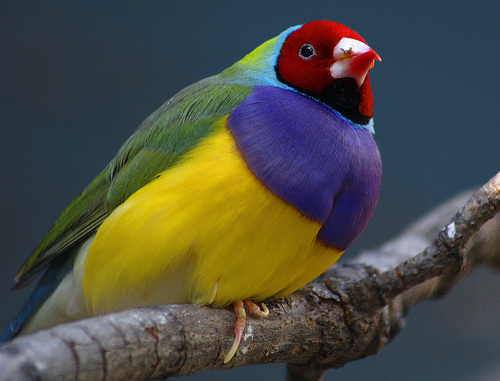
#> input picture Python/bird_small.jpg, 500 x 381 px
$ python MP05_RGBHistogram.py
#> lines starting #> are read from the running program, lines starting #| are printed output that depends on the picture
import cv2 as cv
import numpy as np
from PIL import Image
import matplotlib.pylab as plt

img = cv.imread('bird_small.jpg', cv.IMREAD_COLOR)
#> img is the input picture: shape (381, 500, 3); mean B, G, R 67, 76.7, 76
imgPIL = Image.open('bird_small.jpg')
RedImg = Image.new(imgPIL.mode, imgPIL.size)
#> RedImg: PIL image 500x381 RGB; every value is 0
BlueImg = Image.new(imgPIL.mode, imgPIL.size)
GreenImg = Image.new(imgPIL.mode, imgPIL.size)

class imageSize:
    height, width, _ = img.shape


for x in range(imageSize.width):
    for y in range(imageSize.height):
        R, G, B = imgPIL.getpixel((x, y))
        RedImg.putpixel((x, y), (R, R, R))
        BlueImg.putpixel((x, y), (B, B, B))
        GreenImg.putpixel((x, y), (G, G, G))
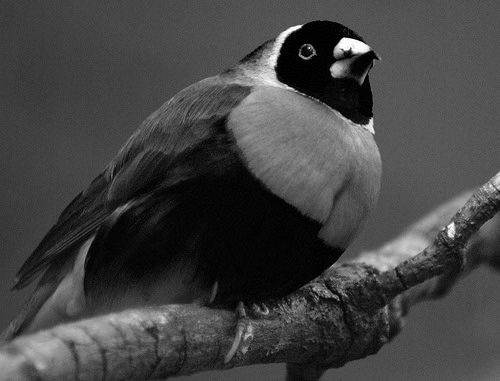
#> BlueImg: PIL image 500x381 RGB; min 0, max 255, mean 67
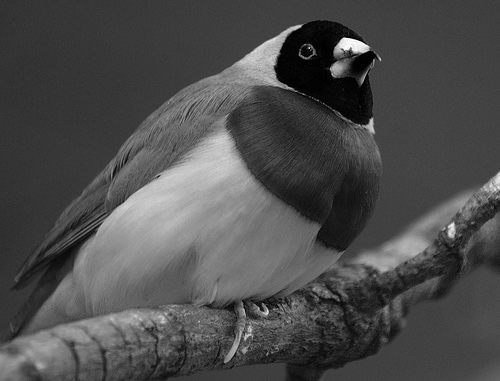
#> GreenImg: PIL image 500x381 RGB; min 0, max 255, mean 76.7
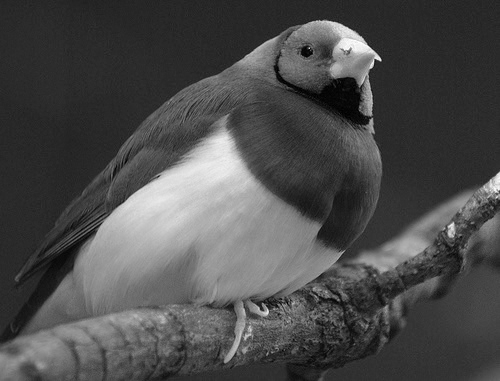
#> RedImg: PIL image 500x381 RGB; min 0, max 255, mean 76


def HistogramCalc(imgPIL):
    his = np.zeros((3, 256), np.uint8)
    hisR = np.zeros(256)
    hisG = np.zeros(256)
    hisB = np.zeros(256)

    for x in range(imageSize.width):
        for y in range(imageSize.height):
            R, G, B = imgPIL.getpixel((x,y))
            hisR[R] += 1 #Trong hinh xam thi R
            hisG[G] += 1 #Trong hinh xam thi G
            hisB[B] += 1 #Trong hinh xam thi B
#> after the loop, hisB = 256 values, max 3917 at index 85, min 7 at index 232, mean 744.1; hisG = 256 values, max 7205 at index 66, min 1 at index 227, mean 744.1; hisR = 256 values, max 10350 at index 41, min 2 at index 252, mean 744.1
    his = [hisR, hisG, hisB]

    return his


def showHistogram(his):
    w = 5
    h = 4
    plt.figure('Bieu do Histogram anh xam', figsize=((w, h)), dpi=100)
    dX = np.zeros(256)
    dX = np.linspace(0, 256, 256)
    plt.plot(dX, his[0], color = 'red')
    plt.plot(dX, his[1], color = 'green')
    plt.plot(dX, his[2], color = 'blue')
    plt.title('Biểu đồ histogram ảnh màu RGB')
    plt.show()


his = HistogramCalc(imgPIL)
#> his = 3 items
cv.imshow('Anh Goc', img)

showHistogram(his)


cv.waitKey(0)
cv.destroyAllWindows()

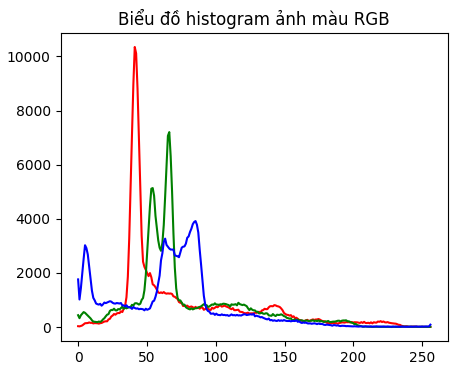
#> figure drawn by matplotlib, 1 panel; curve peaks at x = 41.16, y = 10350; curve peaks at x = 66.26, y = 7205; curve peaks at x = 85.33, y = 3917
